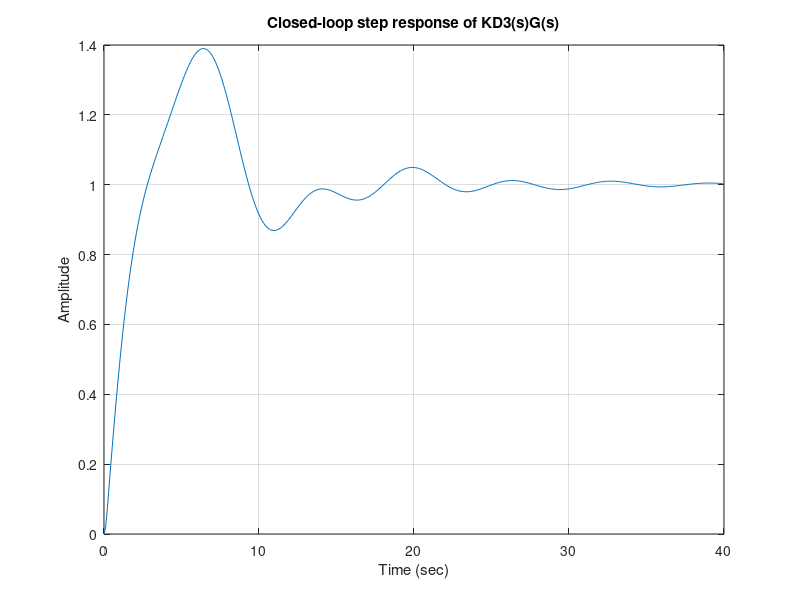

Reproduce this figure in MATLAB.
%  Figure 9.14      Feedback Control of Dynamic Systems, 4e
%                        Franklin, Powell, Emami
%
%  fig9_14.m is a script to generate Fig. 9.14, the transient 
%  response of the PD plus notch compensator of the 
%  satellite position control, non-colocated case

% satellite system matrices
f =[0    1.0000         0         0;
   -0.9100   -0.0360    0.9100    0.0360;
         0         0         0    1.0000 ;
    0.0910    0.0036   -0.0910   -0.0036];
g =[0;
     0;
     0;
     1];

h =[1     0     0     0];

j =[0];
no3=conv(.25*[2 1],[1/.81 0 1]);
do3=conv([1/20 1],[1/625 2/25 1]);
sys3=tf(no3,do3);
sysG=ss(f,g,h,j);
[sysol]=series(sys3,sysG);
[Aol,Bol,Col,Dol]=ssdata(sysol);
Acl=Aol-Bol*Col;
hold off; clf
t=[0:0.1:40];
syscl=ss(Acl,Bol,Col,Dol)
[y,t]=step(syscl,t);
plot(t,y);
grid on;
xlabel('Time (sec)');
ylabel('Amplitude');
title('Closed-loop step response of KD3(s)G(s)')
